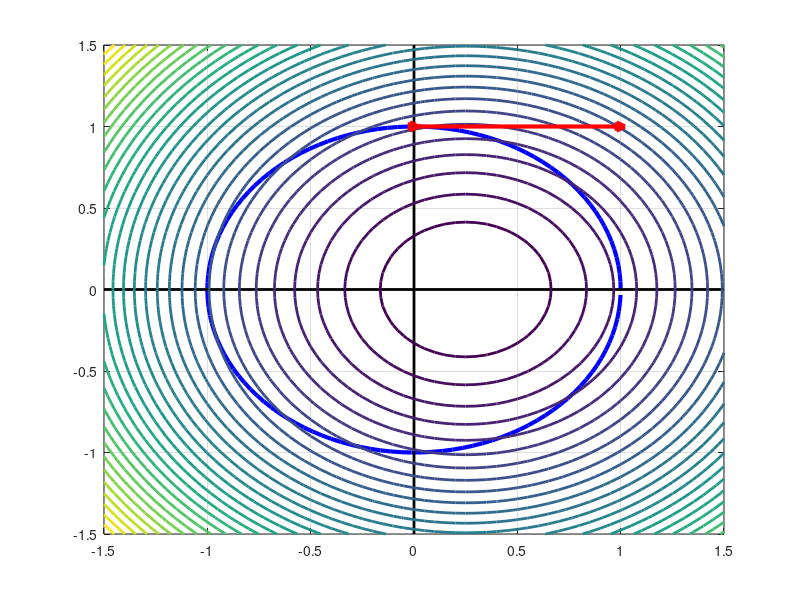

Here is the MATLAB script that generated this plot:
% 例程 7.7  马拉托斯效应的可视化
figure(1)
%  绘制约束曲线（单位圆）
x1o = 1;
x2o = 0;
for  theta = 0: 0.05: 2*pi
x1 = cos(theta);
x2 = sin(theta);
plot([x1o, x1], [x2o, x2], 'b', 'LineWidth', 3);
hold on;
x1o = x1;
x2o = x2;
end;
%  绘制坐标轴
plot([-1.5 1.5], [0, 0], 'k', 'LineWidth', 2);
plot([0, 0], [-1.5, 1.5], 'k', 'LineWidth', 2);
%  绘制目标函数等值线
[vx1, vx2] = meshgrid(-1.5: 0.05: 1.5, -1.5: 0.05: 1.5);
y = 2*(vx1.^2 + vx2.^2 -1) - vx1;
contour(vx1, vx2, y, 30, 'LineWidth', 2);
grid on;
%  绘制SQP搜索步长
plot([0, 1], [1, 1], 'r->', 'LineWidth', 3);
